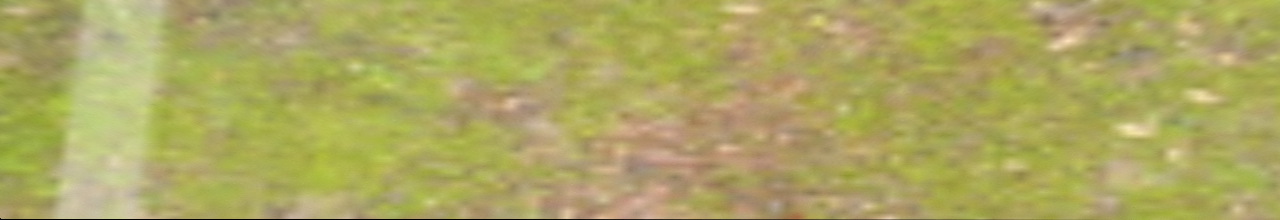
#> input picture src/images/track2.png, 1280 x 220 px
$ python track_processing.py
#> lines starting #> are read from the running program, lines starting #| are printed output that depends on the picture; after the words box and inside, x2 and y2 are one past the last pixel; in counts of white or black regions, pixels touching at a corner belong together
import numpy as np
import cv2

# HSV values for the track
h_low = 20
h_high = 40
s_low = 37
s_high = 100
v_low = 179
v_high = 211


def treshold(h_low, s_low, v_low, h_high, s_high, v_high, img, minLineLength=70, maxLineGap=50):
    img_copy = img.copy()
    #convert the image to HSV and threshold it
    blurred = cv2.GaussianBlur(img_copy, (31, 31), 0)
    frame_HSV = cv2.cvtColor(blurred, cv2.COLOR_BGR2HSV)
    frame_threshold = cv2.inRange(frame_HSV, (h_low, s_low, v_low), (h_high, s_high, v_high))
    #do the phough transform on the thresholded image
    edges = frame_threshold
    lines = cv2.HoughLinesP(edges, 1, np.pi/180, 100, minLineLength, maxLineGap)
    #draw the lines on the image
    angle = 0
    if lines is not None:
        for line in lines:
            x1, y1, x2, y2 = line[0]
            cv2.line(img_copy, (x1, y1), (x2, y2), (0, 255, 0), 2)
        # take the angle of the lines
        slopes = []
        for line in lines:
            x1, y1, x2, y2 = line[0]
            slopes.append(np.arctan((x2-x1)/(y2-y1)))
        # take the average of the angles
        angle = np.mean(slopes)
        #draw the angle on the image
        cv2.putText(img_copy, str(angle), (10, 30), cv2.FONT_HERSHEY_SIMPLEX, 1, (0, 0, 255), 2)
    #stack the images
    edges = cv2.cvtColor(edges, cv2.COLOR_GRAY2BGR)
    frame_threshold = np.hstack((img_copy, edges))
    #reduce the size of the image
    frame_threshold = cv2.resize(frame_threshold, (0,0), fx=0.5, fy=0.5)
    cv2.imshow('image', frame_threshold)

def h_low_callback(x):
    global h_low
    h_low = x
    treshold(h_low, s_low, v_low, h_high, s_high, v_high, img)

def h_high_callback(x):
    global h_high
    h_high = x
    treshold(h_low, s_low, v_low, h_high, s_high, v_high, img)

def s_low_callback(x):
    global s_low
    s_low = x
    treshold(h_low, s_low, v_low, h_high, s_high, v_high, img)

def s_high_callback(x):
    global s_high
    s_high = x
    treshold(h_low, s_low, v_low, h_high, s_high, v_high, img)

def v_low_callback(x):
    global v_low
    v_low = x
    treshold(h_low, s_low, v_low, h_high, s_high, v_high, img)

def v_high_callback(x):
    global v_high
    v_high = x
    treshold(h_low, s_low, v_low, h_high, s_high, v_high, img)

def minLineLength_callback(x):
    global minLineLength
    minLineLength = x
    treshold(h_low, s_low, v_low, h_high, s_high, v_high, img, minLineLength, maxLineGap)

def maxLineGap_callback(x):
    global maxLineGap
    maxLineGap = x
    treshold(h_low, s_low, v_low, h_high, s_high, v_high, img, minLineLength, maxLineGap)

def nothing(x):
    pass

# open the images located in the images folder
img = cv2.imread('images/track2.png')
#> img is the input picture: shape (220, 1280, 3); mean B, G, R 96.9, 166.8, 172.6

# show the image
cv2.imshow('image', img)

# add sliders to the window
cv2.createTrackbar('Hue Min', 'image', 0, 179, h_low_callback)
#> slider 'Hue Min' is set to 35
cv2.createTrackbar('Hue Max', 'image', 0, 179, h_high_callback)
#> slider 'Hue Max' is set to 179
cv2.createTrackbar('Sat Min', 'image', 0, 255,  s_low_callback)
#> slider 'Sat Min' is set to 51
cv2.createTrackbar('Sat Max', 'image', 0, 255,  s_high_callback)
#> slider 'Sat Max' is set to 255
cv2.createTrackbar('Val Min', 'image', 0, 255,  v_low_callback)
#> slider 'Val Min' is set to 51
cv2.createTrackbar('Val Max', 'image', 0, 255,  v_high_callback)
#> slider 'Val Max' is set to 255
cv2.createTrackbar('Min Line Length', 'image', 0, 100, maxLineGap_callback)
#> slider 'Min Line Length' is set to 20
cv2.createTrackbar('Max Line Gap', 'image', 0, 100, minLineLength_callback)
#> slider 'Max Line Gap' is set to 100
cv2.waitKey(0)
#> in treshold, `frame_HSV = cv2.cvtColor(blurred, cv2.COLOR_BGR2HSV)`: frame_HSV: shape (220, 1280, 3); mean H, S, V 27.3, 113.6, 174.4
#> in treshold, `frame_threshold = cv2.inRange(frame_HSV, (h_low, s_low, v_low), (h_hig..`:
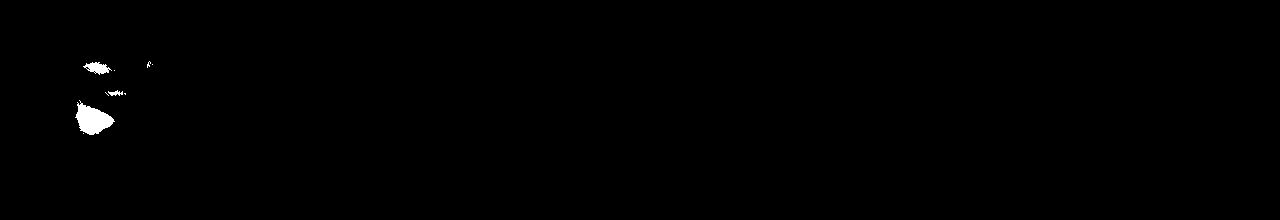
#> frame_threshold: shape (220, 1280); 0.37% white; 9 white regions (6 under 20 px), largest, box (x1, y1, x2, y2) and area: (75, 100, 115, 135) 776, (83, 62, 112, 75) 204, (108, 90, 123, 96) 50
#> in treshold, `lines = cv2.HoughLinesP(edges, 1, np.pi/180, 100, minLineLength, maxLi..`: lines = None
#> in treshold, `frame_threshold = np.hstack((img_copy, edges))`:
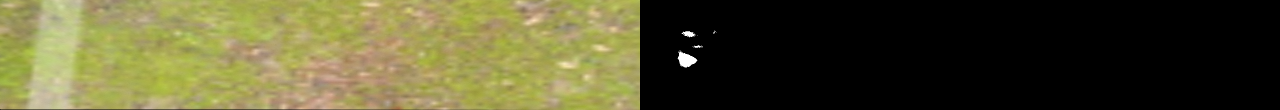
#> frame_threshold: shape (220, 2560, 3) (shown at 1/2 size); mean B, G, R 48.9, 83.9, 86.8
#> in treshold, `frame_threshold = cv2.resize(frame_threshold, (0,0), fx=0.5, fy=0.5)`:
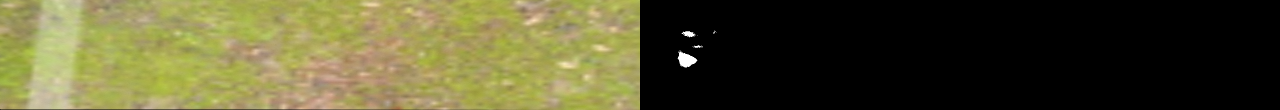
#> frame_threshold: shape (110, 1280, 3); mean B, G, R 49, 83.9, 86.9
cv2.destroyAllWindows()

$ run again, with src/images/track.png copied over src/images/track2.png
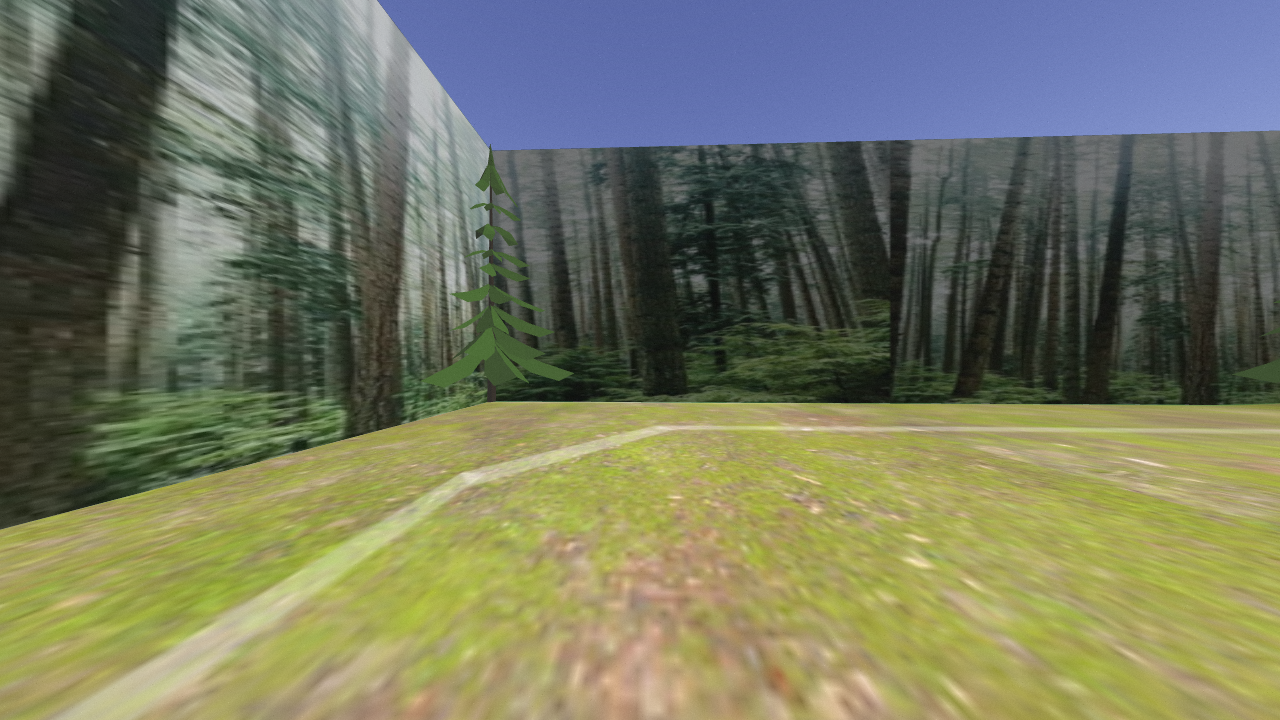
#> input picture src/images/track.png, 1280 x 720 px
#> img is the input picture: shape (720, 1280, 3); mean B, G, R 95.6, 120.3, 116.9
#> frame_HSV: shape (720, 1280, 3); mean H, S, V 52.3, 81.4, 131.3
#> in treshold, `frame_threshold = cv2.inRange(frame_HSV, (h_low, s_low, v_low), (h_hig..`:
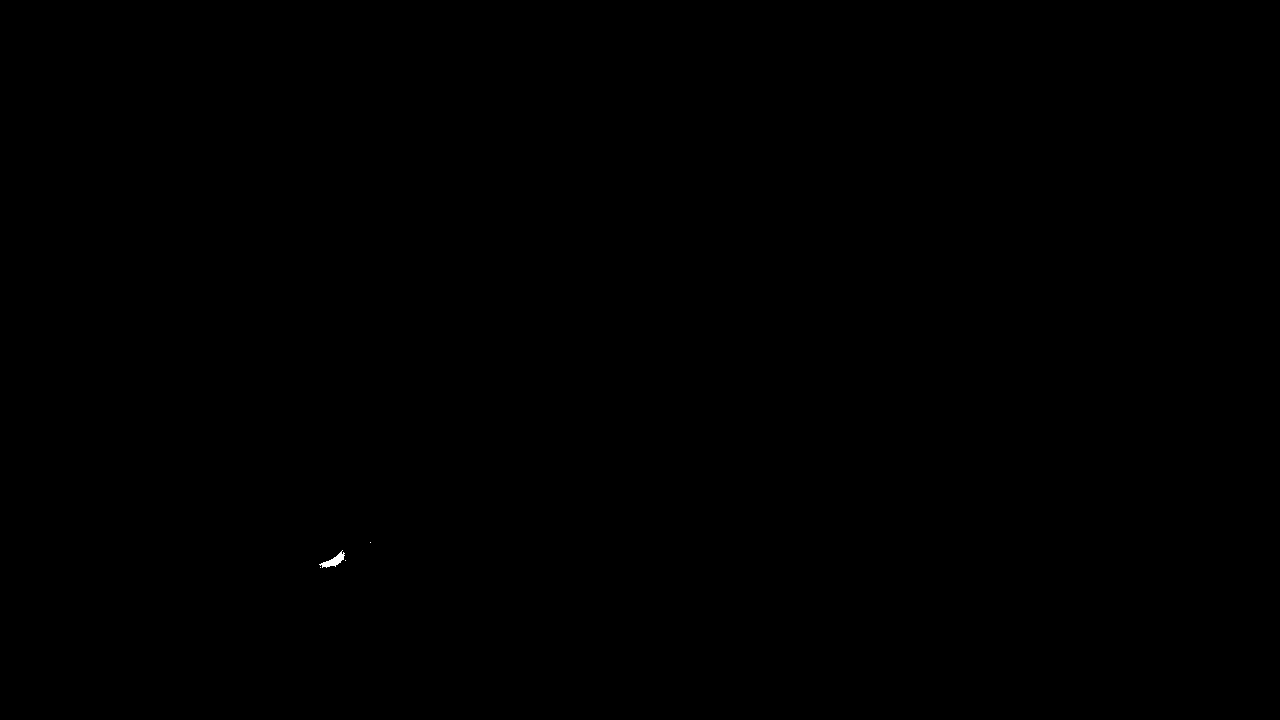
#> frame_threshold: shape (720, 1280); 0.02% white; 4 white regions (3 under 20 px), largest, box (x1, y1, x2, y2) and area: (319, 550, 345, 568) 175
#> lines = None
#> lines = 55 rows, first 6: [1000, 128, 1279, 114], [913, 133, 1279, 120], [950, 132, 1279, 121], [1052, 122, 1279, 106], [1092, 105, 1279, 105], [1013, 126, 1279, 112]
#> the loop in treshold (call 2), `for line in lines:` made 55 passes
#> edges: shape (720, 1280, 3); 1.7% white; 9 white regions (4 under 20 px), largest, box (x1, y1, x2, y2) and area: (913, 18, 1280, 134) 14588, (416, 55, 444, 92) 263, (454, 96, 490, 139) 206, (319, 550, 345, 568) 175, (377, 0, 390, 21) 76
#> lines = 54 rows, first 6: [913, 133, 1279, 121], [1083, 110, 1279, 65], [941, 131, 994, 129], [1012, 125, 1279, 116], [1033, 124, 1279, 30], [1000, 128, 1279, 118]
#> the loop in treshold (call 3), `for line in lines:` made 54 passes
#> in treshold (call 3), `cv2.putText(img_copy, str(angle), (10, 30), cv2.FONT_HERSHEY_SIMPLEX, ..`:
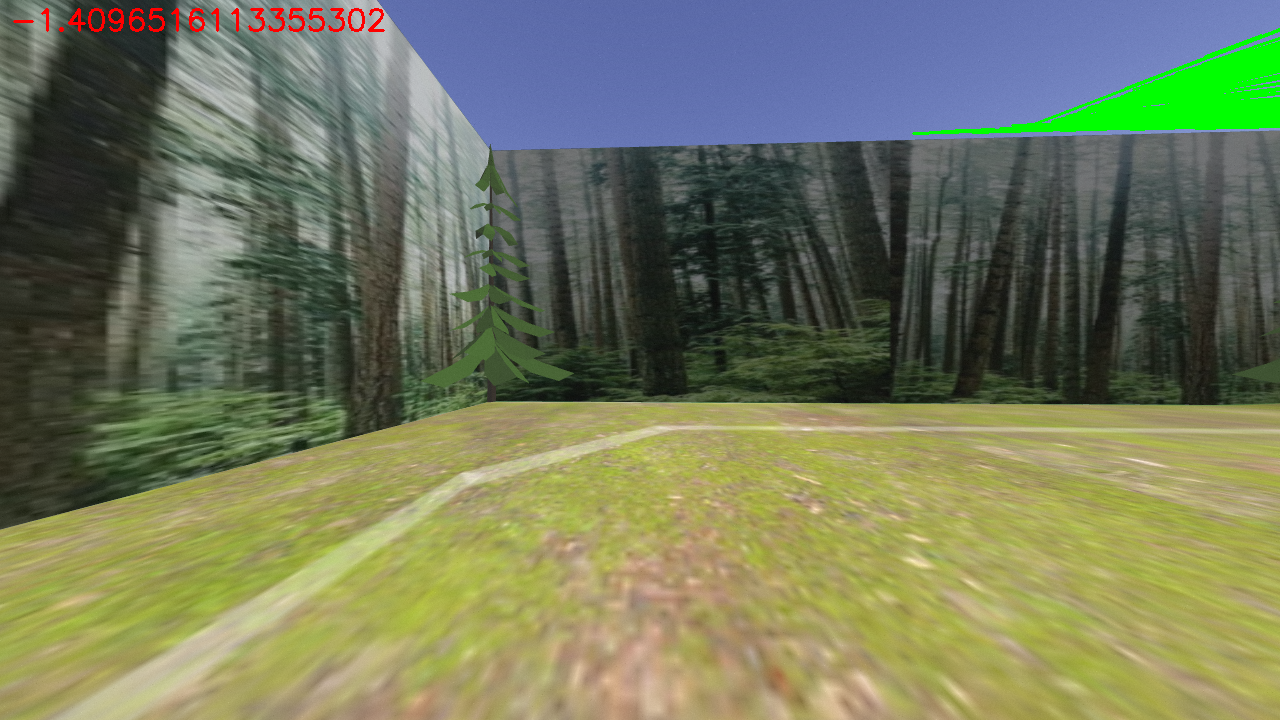
#> img_copy: shape (720, 1280, 3); mean B, G, R 92.4, 121.7, 115.5
#> edges: shape (720, 1280, 3); 1.6% white; 10 white regions (5 under 20 px), largest, box (x1, y1, x2, y2) and area: (913, 18, 1280, 134) 14588, (454, 96, 490, 139) 191, (418, 55, 444, 90) 181, (319, 550, 345, 568) 175, (380, 3, 390, 18) 30
